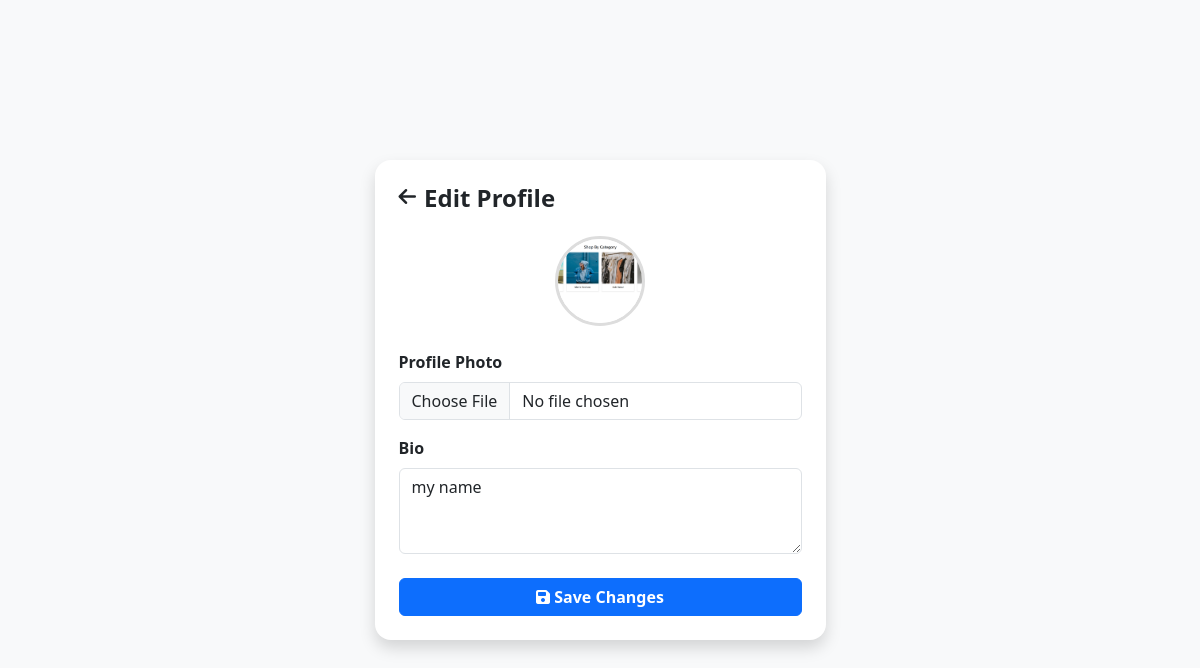
Page /profile/edit/ (signed in) on the committed database.
### app/models.py (models this page shows, shortened)
class Profile(models.Model):
    user = models.OneToOneField(
        User,
        on_delete=models.CASCADE
    )
    image = models.ImageField(
        upload_to="profile/",
        blank=True
    )
    bio = models.TextField(
        blank=True
    )
    followers = models.ManyToManyField(
        User,
        related_name="following",
        blank=True
    )

### app/views.py (the view, shortened to what this page needs)
# urls.py: path('profile/edit/', views.edit_profile, name='edit_profile'),
@login_required(login_url='login')
def edit_profile(request):
    profile, _ = Profile.objects.get_or_create(user=request.user)
    return render(request, "edit_profile.html", {"profile": profile})

### templates/edit_profile.html (shortened to what this page needs)
{% load static %}
<!DOCTYPE html>
<html lang="en">
<head>
    <link href="https://cdn.jsdelivr.net/npm/bootstrap@5.3.8/dist/css/bootstrap.min.css" rel="stylesheet">
    <link rel="stylesheet" href="https://cdnjs.cloudflare.com/ajax/libs/font-awesome/6.7.2/css/all.min.css">
</head>
<body class="bg-light">
<div class="container">
    <div class="row justify-content-center align-items-center vh-100">
        <div class="col-md-5">
            <div class="card shadow border-0 rounded-4">
                <div class="card-body p-4">
                    <div class="d-flex align-items-center mb-4 gap-2">
                        <a href="{% url 'profile' %}" class="text-dark"><i class="fa-solid fa-arrow-left fs-5"></i></a>
                        <h4 class="mb-0 fw-bold">Edit Profile</h4>
                    </div>
                    <div class="text-center mb-4">
                        {% if profile.image %}
                            <img src="{{ profile.image.url }}" class="rounded-circle" width="90" height="90" style="object-fit:cover; border:3px solid #ddd;">
                        {% else %}
                            <img src="{% static 'images/default-avatar.png' %}" class="rounded-circle" width="90" height="90" style="object-fit:cover; border:3px solid #ddd;">
                        {% endif %}
                    </div>
                    <form method="POST" enctype="multipart/form-data">
                        <div class="mb-3">
                            <label class="form-label fw-semibold">Profile Photo</label>
                            <input type="file" name="image" class="form-control" accept="image/*">
                        </div>
                        <div class="mb-4">
                            <label class="form-label fw-semibold">Bio</label>
                            <textarea name="bio" class="form-control" rows="3" placeholder="Write something about yourself...">{{ profile.bio }}</textarea>
                        </div>
                        <button type="submit" class="btn btn-primary w-100 fw-semibold">
                            <i class="fa-solid fa-floppy-disk"></i> Save Changes
                        </button>
                    </form>
                </div>
            </div>
        </div>
    </div>
</div>
</body>
</html>

### rows in the picture
Profile: image (picture), bio "my name"
